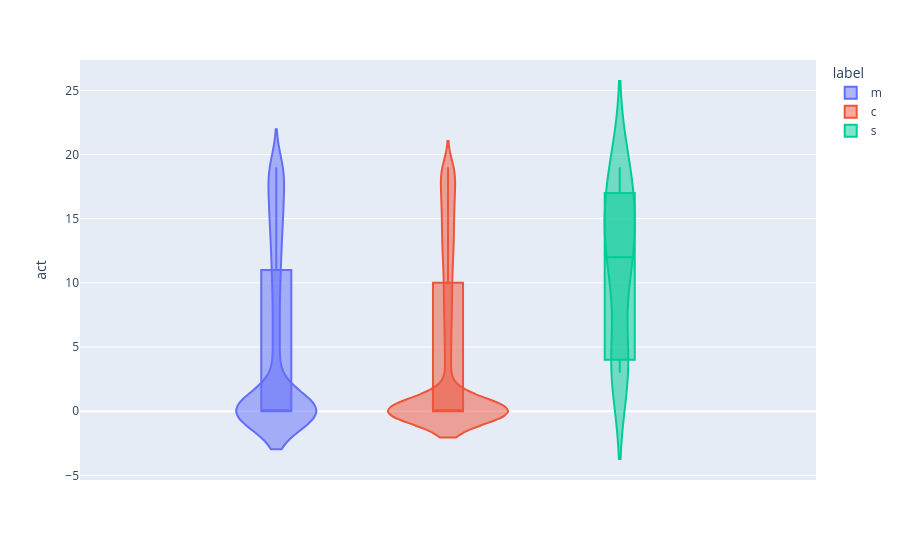

The notebook cell saved with this chart:
### Code cell
print(asdf.group_by("label").agg([pl.col("act").mean().alias("mean_act"), pl.col("act").count().alias("count")]))
px.violin(asdf, y="act", color="label", box=True)

### Figure 1 — Plotly figure (JSON) as saved in the notebook; plotly's stock layout.template omitted (floating-point values rounded to 4 significant figures; data arrays with more than 128 entries replaced by an {"elided": "..."} marker saying what was removed)
{"data": [{"alignmentgroup": "True", "box": {"visible": true}, "hovertemplate": "label=m<br>act=%{y}<extra></extra>", "legendgroup": "m", "marker": {"color": "#636efa"}, "name": "m", "offsetgroup": "m", "orientation": "v", "scalegroup": "True", "showlegend": true, "type": "violin", "x0": " ", "xaxis": "x", "y": {"elided": "3099 int values"}, "y0": " ", "yaxis": "y"}, {"alignmentgroup": "True", "box": {"visible": true}, "hovertemplate": "label=c<br>act=%{y}<extra></extra>", "legendgroup": "c", "marker": {"color": "#EF553B"}, "name": "c", "offsetgroup": "c", "orientation": "v", "scalegroup": "True", "showlegend": true, "type": "violin", "x0": " ", "xaxis": "x", "y": {"elided": "15218 int values"}, "y0": " ", "yaxis": "y"}, {"alignmentgroup": "True", "box": {"visible": true}, "hovertemplate": "label=s<br>act=%{y}<extra></extra>", "legendgroup": "s", "marker": {"color": "#00cc96"}, "name": "s", "offsetgroup": "s", "orientation": "v", "scalegroup": "True", "showlegend": true, "type": "violin", "x0": " ", "xaxis": "x", "y": [17, 17, 17, 15, 15, 15, 12, 12, 12, 19, 19, 19, 3, 3, 3, 4, 4, 4, 12, 12, 12], "y0": " ", "yaxis": "y"}], "layout": {"legend": {"title": {"text": "label"}, "tracegroupgap": 0}, "margin": {"t": 60}, "violinmode": "group", "xaxis": {"anchor": "y", "domain": [0, 1]}, "yaxis": {"anchor": "x", "domain": [0, 1], "title": {"text": "act"}}}}
